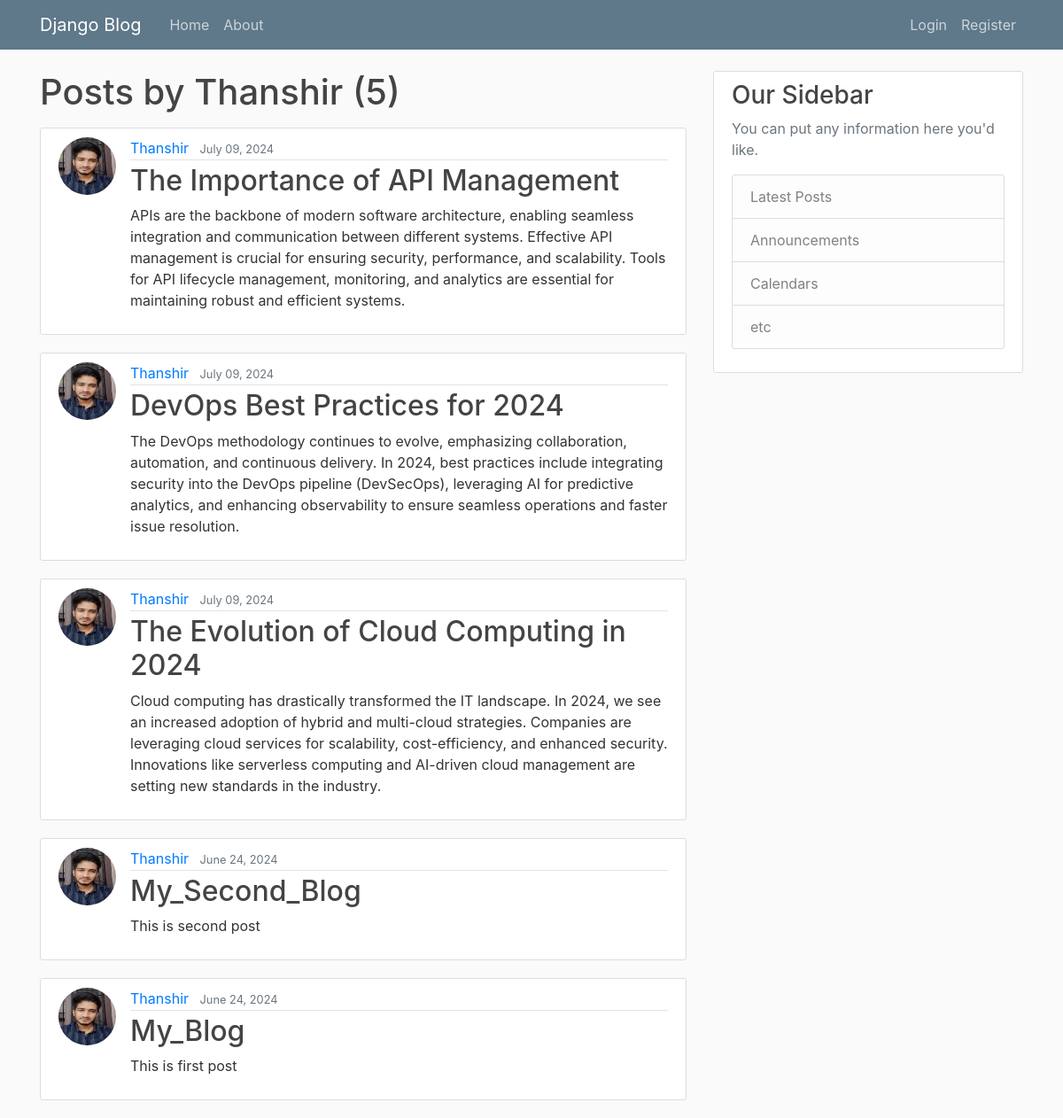
The app's page /user/Thanshir with its own data.
### blog/models.py (models this page shows, shortened)
class Post(models.Model):
    title=models.CharField(max_length=200)
    content=models.TextField()
    date_posted=models.DateTimeField(default=timezone.now)
    author=models.ForeignKey(User,on_delete=models.CASCADE)

### users/models.py (models this page shows, shortened)
class Profile(models.Model):
    user=models.OneToOneField(User, on_delete=models.CASCADE)
    img=models.ImageField(default='default.jpg', upload_to='profiles')

### blog/views.py (the view)
# urls.py: path('user/<str:username>', UserPostListView.as_view(), name='user-posts'),
class UserPostListView(ListView):
    model = Post
    template_name = 'blog/user_posts.html'  # <app>/<model>_<viewtype>.html
    context_object_name = 'datas'
    paginate_by = 5
    def get_queryset(self):
        user = get_object_or_404(User, username=self.kwargs.get('username'))
        return Post.objects.filter(author=user).order_by('-date_posted')

### templates/blog/user_posts.html (shortened to what this page needs)
{% extends "blog/base.html" %}
{% block content %}
    <h1 class="mb-3">Posts by {{ view.kwargs.username }} ({{ page_obj.paginator.count }})</h1>
    {% for post in datas %}
        <article class="media content-section">
          <img class="rounded-circle article-img" src="{{ post.author.profile.img.url }}">
          <div class="media-body">
            <div class="article-metadata">
              <a class="mr-2" href="{% url 'user-posts' post.author.username %}">{{ post.author }}</a>
              <small class="text-muted">{{ post.date_posted|date:"F d, Y" }}</small>
            </div>
            <h2><a class="article-title" href="{% url 'post-detail' post.id %}">{{ post.title }}</a></h2>
            <p class="article-content">{{ post.content }}</p>
          </div>
        </article>
    {% endfor %}
{% endblock content %}

### static/blog/main.css (style rules this page uses)
body { background: #fafafa; color: #333333; margin-top: 5rem; }
h1, h2, h3, h4, h5, h6 { color: #444444; }
.content-section { background: #ffffff; padding: 10px 20px; border: 1px solid #dddddd; border-radius: 3px; margin-bottom: 20px; }
.article-title { color: #444444; }
.article-content { white-space: pre-line; }
.article-img { height: 65px; width: 65px; margin-right: 16px; }
.article-metadata { padding-bottom: 1px; margin-bottom: 4px; border-bottom: 1px solid #e3e3e3 }

### records on screen
Post: author.profile.img (picture), author "Thanshir", date_posted "July 09, 2024", title "The Importance of API Management", content "APIs are the backbone of modern software architecture, enabling seamless integration and communication between different systems. Effective API management is crucial for ensuring security, performance, and scalability. Tools for API lifecycle management, monitoring, and analytics are essential for maintaining robust and efficient systems."
Post: author.profile.img (picture), author "Thanshir", date_posted "July 09, 2024", title "DevOps Best Practices for 2024", content "The DevOps methodology continues to evolve, emphasizing collaboration, automation, and continuous delivery. In 2024, best practices include integrating security into the DevOps pipeline (DevSecOps), leveraging AI for predictive analytics, and enhancing observability to ensure seamless operations and faster issue resolution."
Post: author.profile.img (picture), author "Thanshir", date_posted "July 09, 2024", title "The Evolution of Cloud Computing in 2024", content "Cloud computing has drastically transformed the IT landscape. In 2024, we see an increased adoption of hybrid and multi-cloud strategies. Companies are leveraging cloud services for scalability, cost-efficiency, and enhanced security. Innovations like serverless computing and AI-driven cloud management are setting new standards in the industry."
Post: author.profile.img (picture), author "Thanshir", date_posted "June 24, 2024", title "My_Second_Blog", content "This is second post"
Post: author.profile.img (picture), author "Thanshir", date_posted "June 24, 2024", title "My_Blog", content "This is first post"

### other values on screen
{{ view.kwargs.username }} "Thanshir"
{{ page_obj.paginator.count }} "5"
